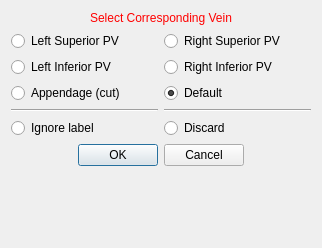
<?xml version="1.0" encoding="UTF-8"?>
<ui version="4.0">
 <class>AtrialFibresClipperViewLabels</class>
 <widget class="QWidget" name="AtrialFibresClipperViewLabels">
  <property name="geometry">
   <rect>
    <x>0</x>
    <y>0</y>
    <width>322</width>
    <height>248</height>
   </rect>
  </property>
  <property name="minimumSize">
   <size>
    <width>0</width>
    <height>248</height>
   </size>
  </property>
  <property name="maximumSize">
   <size>
    <width>16777215</width>
    <height>248</height>
   </size>
  </property>
  <property name="windowTitle">
   <string>Set Values</string>
  </property>
  <layout class="QVBoxLayout" name="verticalLayout">
   <item>
    <widget class="QLabel" name="titleLabel">
     <property name="styleSheet">
      <string notr="true">QLabel { color: rgb(255, 0, 0) }</string>
     </property>
     <property name="text">
      <string>Select Corresponding Vein</string>
     </property>
     <property name="alignment">
      <set>Qt::AlignCenter</set>
     </property>
    </widget>
   </item>
   <item>
    <layout class="QGridLayout" name="gridLayout">
     <item row="0" column="1">
      <widget class="QRadioButton" name="radioBtn_RSPV">
       <property name="text">
        <string>Right Superior PV</string>
       </property>
      </widget>
     </item>
     <item row="1" column="0">
      <widget class="QRadioButton" name="radioBtn_LIPV">
       <property name="text">
        <string>Left Inferior PV</string>
       </property>
      </widget>
     </item>
     <item row="2" column="0">
      <widget class="QRadioButton" name="radioBtn_LAA">
       <property name="text">
        <string>Appendage (cut)</string>
       </property>
      </widget>
     </item>
     <item row="0" column="0">
      <widget class="QRadioButton" name="radioBtn_LSPV">
       <property name="text">
        <string>Left Superior PV</string>
       </property>
      </widget>
     </item>
     <item row="4" column="0">
      <widget class="QRadioButton" name="radioBtn_ignore">
       <property name="text">
        <string>Ignore label</string>
       </property>
      </widget>
     </item>
     <item row="4" column="1">
      <widget class="QRadioButton" name="radioBtn_discard">
       <property name="text">
        <string>Discard</string>
       </property>
      </widget>
     </item>
     <item row="1" column="1">
      <widget class="QRadioButton" name="radioBtn_RIPV">
       <property name="text">
        <string>Right Inferior PV</string>
       </property>
      </widget>
     </item>
     <item row="2" column="1">
      <widget class="QRadioButton" name="radioBtn_default">
       <property name="text">
        <string>Default</string>
       </property>
       <property name="checked">
        <bool>true</bool>
       </property>
      </widget>
     </item>
     <item row="3" column="0">
      <widget class="Line" name="line">
       <property name="orientation">
        <enum>Qt::Horizontal</enum>
       </property>
      </widget>
     </item>
     <item row="3" column="1">
      <widget class="Line" name="line_2">
       <property name="orientation">
        <enum>Qt::Horizontal</enum>
       </property>
      </widget>
     </item>
    </layout>
   </item>
   <item>
    <widget class="QDialogButtonBox" name="buttonBox">
     <property name="enabled">
      <bool>true</bool>
     </property>
     <property name="orientation">
      <enum>Qt::Horizontal</enum>
     </property>
     <property name="standardButtons">
      <set>QDialogButtonBox::Cancel|QDialogButtonBox::Ok</set>
     </property>
     <property name="centerButtons">
      <bool>true</bool>
     </property>
    </widget>
   </item>
   <item>
    <spacer name="spacer">
     <property name="orientation">
      <enum>Qt::Vertical</enum>
     </property>
     <property name="sizeType">
      <enum>QSizePolicy::Expanding</enum>
     </property>
     <property name="sizeHint" stdset="0">
      <size>
       <width>20</width>
       <height>0</height>
      </size>
     </property>
    </spacer>
   </item>
  </layout>
 </widget>
 <layoutdefault spacing="6" margin="11"/>
 <resources/>
 <connections/>
</ui>
